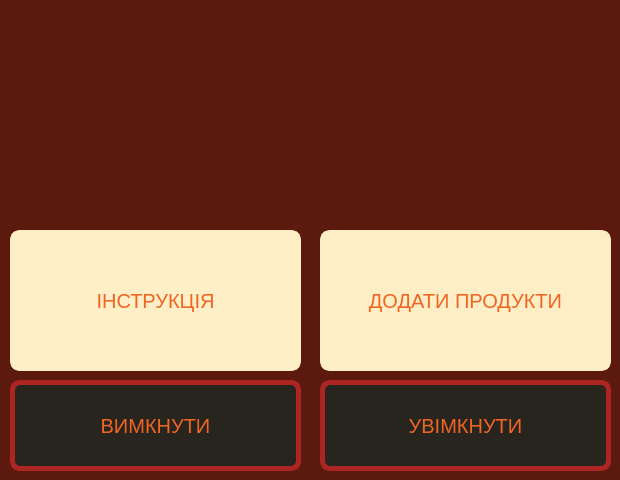
<?xml version="1.0" encoding="UTF-8"?>
<ui version="4.0">
 <class>MainWindow</class>
 <widget class="QMainWindow" name="MainWindow">
  <property name="geometry">
   <rect>
    <x>0</x>
    <y>0</y>
    <width>620</width>
    <height>480</height>
   </rect>
  </property>
  <property name="windowTitle">
   <string>MainWindow</string>
  </property>
  <property name="styleSheet">
   <string notr="true">#MainWindow{
background-color:rgb(92, 26, 14);
}</string>
  </property>
  <widget class="QWidget" name="centralwidget">
   <widget class="QPushButton" name="Button_produckt">
    <property name="geometry">
     <rect>
      <x>320</x>
      <y>230</y>
      <width>291</width>
      <height>141</height>
     </rect>
    </property>
    <property name="styleSheet">
     <string notr="true">#Button_produckt{
background-color:rgb(253, 238, 197);  
border-radius: 10px;
border: 5px solid rgb(253, 238, 197);
font-size: 20px;
color: #f06522;
text-align: center;
}
#Button_produckt:hover {
background-color:#56150f;  
color: rgb(227, 228, 230);  
}</string>
    </property>
    <property name="text">
     <string>ДОДАТИ ПРОДУКТИ</string>
    </property>
   </widget>
   <widget class="QPushButton" name="Button_On">
    <property name="geometry">
     <rect>
      <x>320</x>
      <y>380</y>
      <width>291</width>
      <height>91</height>
     </rect>
    </property>
    <property name="styleSheet">
     <string notr="true">#Button_On{ 
  border-radius: 10px;
  border: 5px solid rgb(172, 37, 34);
  font-size: 20px;
  color: #f06522;
  text-align: center;
 background-color: rgb(40, 37, 31)
}
#Button_On:hover {
background-color: rgb(172, 37, 34);
color: rgb(254, 254, 254);
}

</string>
    </property>
    <property name="text">
     <string>УВІМКНУТИ</string>
    </property>
   </widget>
   <widget class="QLabel" name="label">
    <property name="geometry">
     <rect>
      <x>0</x>
      <y>-30</y>
      <width>621</width>
      <height>251</height>
     </rect>
    </property>
    <property name="styleSheet">
     <string notr="true">background-image:url(:/res/img/coffeeMaker_7.jpg);</string>
    </property>
    <property name="text">
     <string/>
    </property>
   </widget>
   <widget class="QPushButton" name="Button_instruction">
    <property name="geometry">
     <rect>
      <x>10</x>
      <y>230</y>
      <width>291</width>
      <height>141</height>
     </rect>
    </property>
    <property name="styleSheet">
     <string notr="true">#Button_instruction{
background-color: rgb(254, 239, 198);  
border-radius: 10px;
border: 5px solid rgb(253, 238, 197);
font-size: 20px;
color: #f06522;
text-align: center;
}
#Button_instruction:hover {
background-color:#56150f;  
color: rgb(227, 228, 230);  
}</string>
    </property>
    <property name="text">
     <string>ІНСТРУКЦІЯ</string>
    </property>
   </widget>
   <widget class="QPushButton" name="Button_Of">
    <property name="geometry">
     <rect>
      <x>10</x>
      <y>380</y>
      <width>291</width>
      <height>91</height>
     </rect>
    </property>
    <property name="styleSheet">
     <string notr="true">#Button_Of{  
  border-radius: 10px;
  border: 5px solid rgb(172, 37, 34);
  font-size: 20px;
  color: #f06522;
  text-align: center;
  background-color: rgb(40, 37, 31);
}
#Button_Of:hover {
background-color: rgb(172, 37, 34);
color: rgb(254, 254, 254);
}</string>
    </property>
    <property name="text">
     <string>ВИМКНУТИ</string>
    </property>
   </widget>
  </widget>
 </widget>
 <resources/>
 <connections/>
</ui>
